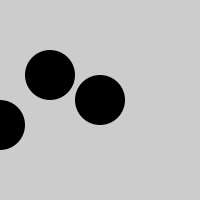
Frame 1 (no input)
Frame 60 (the mouse pressed at the canvas centre just before this capture): identical to frame 1, image omitted
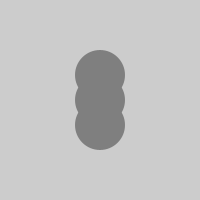
Frame 120 (the mouse held since frame 60 and released just before this capture)

The Processing sketch that drew these frames (run headless with seeded random() and noise(); from frame 60 on, the mouse is pressed at the canvas centre):

// Processing sketch: day11
// ── day11.pde
//day11_1 Mapping Values

void setup() {
  size(200, 200);
  noStroke();
}
void draw(){
background(204);
float cl = map(mouseX, 0, width, 0,255);
fill(cl);
println(mouseX, cl); 
ellipse(100,100,50,50);
float x1 = map(mouseX, 0, width, 50, 150); 
ellipse(x1, 75, 50, 50);
float x2 = map(mouseX, 0, width, 0, 200);
ellipse(x2, 125, 50, 50); 
} 
